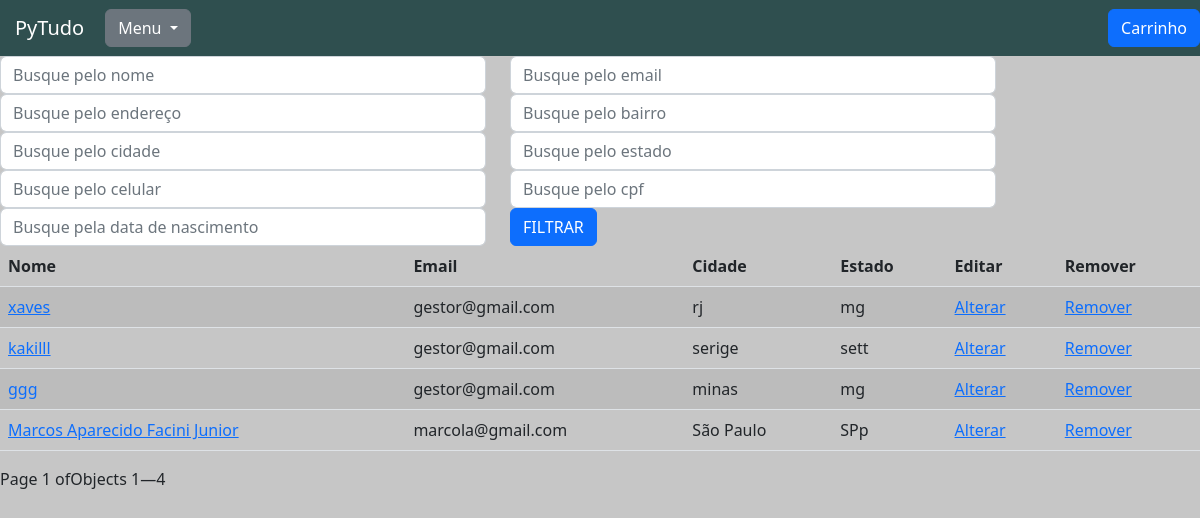
/usuarios/listar_usuarios/, run on an earlier commit of the app's database.
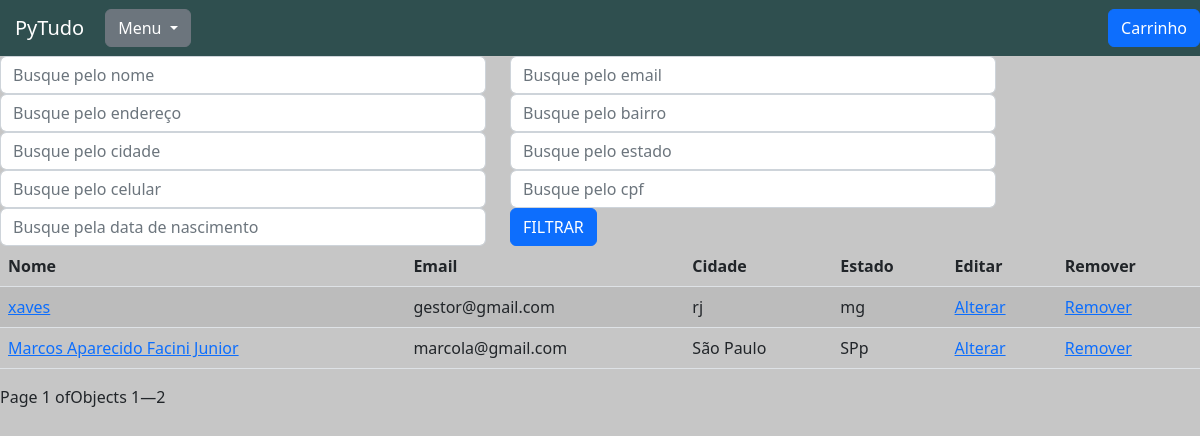
And on a later commit of the database.
### usuarios/models.py (models this page shows, shortened)
class Usuarios(models.Model):
    usuario = models.ForeignKey(settings.AUTH_USER_MODEL, on_delete=models.CASCADE)
    nome = models.CharField(max_length=40)
    cpf = CPFField('CPF')
    data_de_nascimento = models.DateField()
    celular = PhoneNumberField(null=False, blank=False)
    endereco = models.CharField(max_length=50)
    numero_endereco = models.CharField(max_length=10)
    complemento = models.CharField(max_length=50, blank=True, null= True)
    bairro = models.CharField(max_length=30)
    cidade = models.CharField(max_length=30)
    estado = models.CharField(max_length=30)
    data_atualizacao = models.DateTimeField(auto_now=True, null=True)

### usuarios/views.py (the view)
# urls.py: path('listar_usuarios/', views.listar_usuarios, name='listar_usuarios'),
@has_permission_decorator('gerenciar_usuarios')
def listar_usuarios(request):
    usuarios = Usuarios.objects.all()
    nome_filtrar = request.GET.get('nome')
    if nome_filtrar:
        usuarios = usuarios.filter(nome__icontains=nome_filtrar)
    email_filtrar = request.GET.get('email')
    if email_filtrar:
        usuarios = usuarios.filter(usuario__email__icontains=email_filtrar)
    endereco_filtrar = request.GET.get('endereco')
    if endereco_filtrar:
        usuarios = usuarios.filter(endereco__icontains=endereco_filtrar)
    bairro_filtrar = request.GET.get('bairro')
    if bairro_filtrar:
        usuarios = usuarios.filter(bairro__icontains=bairro_filtrar)
    cidade_filtrar = request.GET.get('cidade')
    if cidade_filtrar:
        usuarios = usuarios.filter(cidade__icontains=cidade_filtrar)
    estado_filtrar = request.GET.get('estado')
    if estado_filtrar:
        usuarios = usuarios.filter(estado__icontains=estado_filtrar)
    celular_filtrar = request.GET.get('celular')
    if celular_filtrar:
        usuarios = usuarios.filter(celular=celular_filtrar)
    cpf_filtrar = request.GET.get('cpf')
    if cpf_filtrar:
        usuarios = usuarios.filter(cpf=cpf_filtrar)
    data_de_nascimento_filtrar = request.GET.get('data_de_nascimento')
    if data_de_nascimento_filtrar:
        data_convertida = datetime.strptime(data_de_nascimento_filtrar, "%d/%m/%Y").strftime('%Y-%m-%d')
        usuarios = usuarios.filter(data_de_nascimento=data_convertida)
    usuarios_ordenados = usuarios.order_by('-id')
    paginacao = Paginator(usuarios_ordenados, 4)
    page = request.GET.get('page')
    usuarios_paginados = paginacao.get_page(page)
    return render(request, 'listar_usuarios.html', {'usuarios_paginados': usuarios_paginados})

### usuarios/templates/listar_usuarios.html (shortened to what this page needs)
{% extends 'base.html' %}
{% load static %}
{% load filtros %}
{% block 'head' %}
    <link href="{% static 'usuarios/css/listar_usuarios.css' %}" rel="stylesheet">
{% endblock %}
{% block 'body' %}
    <form action="#" method="GET"> {% csrf_token %}
        <div class="row">
            <div class="col-md-5">
                <input type="text" placeholder="Busque pelo nome" class="form-control" name="nome">
            </div>
            <div class="col-md-5">
                <input type="text" placeholder="Busque pelo email" class="form-control" name="email">
            </div>
            <div class="col-md-5">
                <input type="text" placeholder="Busque pelo endereço" class="form-control" name="endereco">
            </div>
            <div class="col-md-5">
                <input type="text" placeholder="Busque pelo bairro" class="form-control" name="bairro">
            </div>
            <div class="col-md-5">
                <input type="text" placeholder="Busque pelo cidade" class="form-control" name="cidade">
            </div>
            <div class="col-md-5">
                <input type="text" placeholder="Busque pelo estado" class="form-control" name="estado">
            </div>
            <div class="col-md-5">
                <input type="text" id="celular" placeholder="Busque pelo celular" class="form-control" name="celular">
            </div>
            <div class="col-md-5">
                <input type="text" id="cpf" placeholder="Busque pelo cpf" class="form-control" name="cpf">
            </div>
            <div class="col-md-5">
                <input type="text" id="data_de_nascimento" placeholder="Busque pela data de nascimento" class="form-control" name="data_de_nascimento">
            </div>
            <div class="col-md-3">
                <input type="submit" value="FILTRAR" class="btn btn-primary">
            </div>
        </div>
    </form>
    <table class="table table-striped">
        <thead>
          <tr>
            <th scope="col">Nome</th>
            <th scope="col">Email</th>
            <th scope="col">Cidade</th>
            <th scope="col">Estado</th>
            <th scope="col">Editar</th>
            <th scope="col">Remover</th>
          </tr>
        </thead>
        <tbody>
            {% for usuario in usuarios_paginados %}
                <tr>
                    <td><a href="{% url 'ver_usuario' usuario.id %}">{{ usuario.nome}}</a></td>
                    <td>{{ usuario.usuario}}</td>
                    <td>{{ usuario.cidade}}</td>
                    <td>{{ usuario.estado}}</td>
                    <td><a href="{% url 'atualizar_usuario' usuario.id %}">Alterar</a></td>
                    <td><a href="{% url 'excluir_usuario' usuario.id %}">Remover</a></td>
                </tr>
            {% endfor %}
        </tbody>
    </table>
        <div class="pagination">
            Page {{ usuarios_paginados.number }} of {{ paginator.num_pages }}
            <p>Objects {{ usuarios_paginados.start_index }}—{{ usuarios_paginados.end_index }}</p>
        </div>
{% endblock %}

### pytudo/templates/base.html (shortened to what this page needs)
{% load static %}
<!doctype html>
<html lang="pt-BR">
  <head>
    <link href="{% static 'base/css/base.css' %}" rel="stylesheet">
    <link href="https://cdn.jsdelivr.net/npm/bootstrap@5.2.2/dist/css/bootstrap.min.css" rel="stylesheet">
    {% block 'head' %} {% endblock%}
  </head>
  <body>
    <nav class="navbar navbar-expand-lg navbar-dark bg-nav">
        <a class="navbar-brand" href="{% url 'listar_produtos' %}">PyTudo</a>
        <div class="dropdown">
          <button class="btn btn-secondary dropdown-toggle" type="button" id="dropdownMenuButton" data-toggle="dropdown" aria-haspopup="true" aria-expanded="false">
            Menu
          </button>
        </div>
        <a class="btn btn-primary" style="position: absolute; right: 0;" href="{% url 'ver_carrinho' %}" role="button">Carrinho</a>
    </nav>
    {% block 'body' %}
    {% endblock%}
  </body>
</html>

### pytudo/templates/static/base/css/base.css (style rules this page uses)
body { background-color: #C6C6C6 !important; }
.bg-nav { background-color: #2F4F4F !important; padding: 10px; }
.navbar-brand { padding: 5px; margin-left: 10px; }

What changed in the data, as far as the page shows it:
removed Usuarios: nome "kakilll", usuario "gestor@gmail.com", cidade "serige", estado "sett"
removed Usuarios: nome "ggg", usuario "gestor@gmail.com", cidade "minas", estado "mg"
Also different on the page:
{{ usuarios_paginados.end_index }}: "4" → "2"
